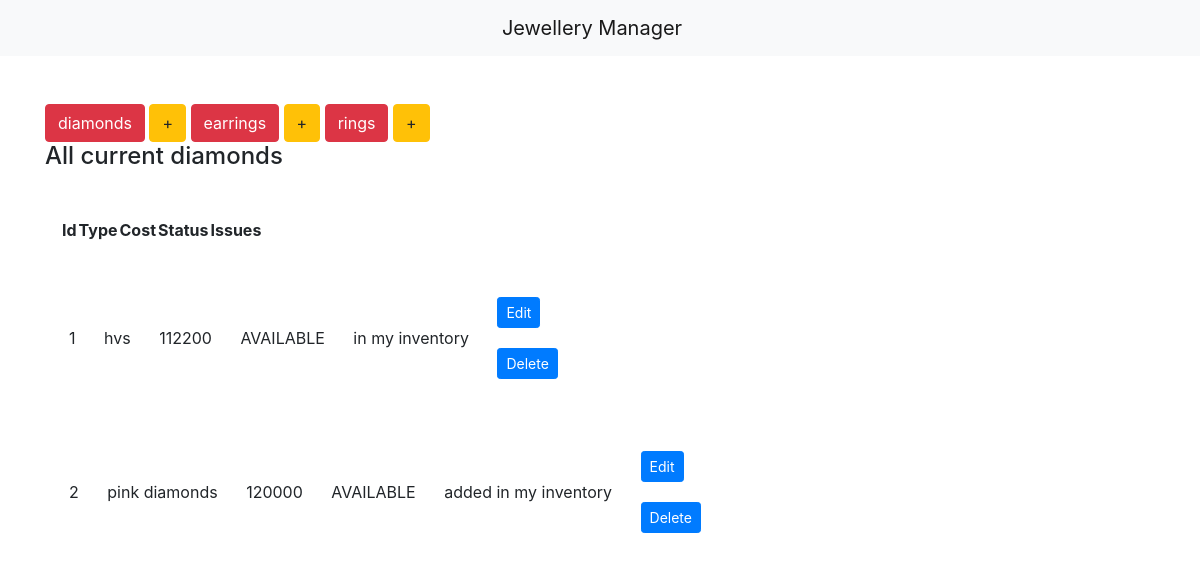
The app's page /display_diamonds, older data.
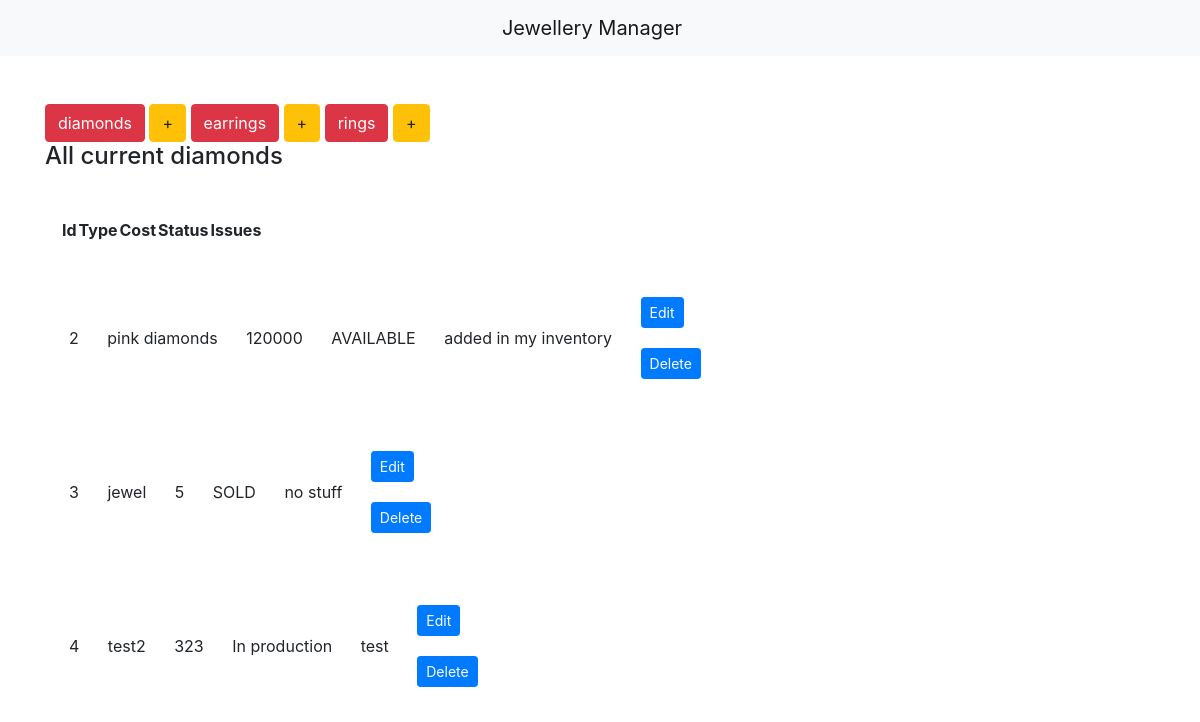
The same page, newer data.
### inventory/models.py (models this page shows)
class jewellery(models.Model):
    type = models.CharField(max_length=100, blank=False)  # name of column
    price = models.IntegerField()
    choice = (('AVAILABLE', 'Item ready to be sold'), ('SOLD',
                                                       'Item sold'), ('In production', 'Item in manufacturing'))  # drop down options
    status = models.CharField(
        max_length=100, choices=choice, default="not available")  # set up drop down options
    issues = models.CharField(max_length=100, default="no stuff")
    class Meta:
        abstract = True

class diamonds(jewellery):
    pass

### inventory/views.py (the view)
# urls.py: url(r'^display_diamonds$', display_diamonds, name='display_diamonds'),
def display_diamonds(request):
    items = diamonds.objects.all()
    context = {
        'items': items,
        'header': 'diamonds'
    }
    return render(request, 'index.html', context)

### inventory/templates/index.html (shortened to what this page needs)
 {%extends 'base.html'%} {%block body%}
<div class="button-group">
    <a href="{% url 'display_diamonds' %}" class="btn btn-danger btn-md" role="button">diamonds</a>
    <a href="{% url 'add_diamonds' %}" class="btn btn-warning btn-md" role="button">+</a>
    <a href="{% url 'display_earrings' %}" class="btn btn-danger btn-md" role="button">earrings</a>
    <a href="{% url 'add_earrings' %}" class="btn btn-warning btn-md" role="button">+</a>
    <a href="{% url 'display_rings' %}" class="btn btn-danger btn-md" role="button">rings</a>
    <a href="{% url 'add_rings' %}" class="btn btn-warning btn-md" role="button">+</a>
</div>
<h4>
    All current {{header}}
</h4>
<table>
    <thead>
        <tr>
            <th>
                Id
            </th>
            <th>
                Type
            </th>
            <th>
                Cost
            </th>
            <th>
                Status
            </th>
            <th>
                Issues
            </th>
        </tr>
        <br>
        <tbody style="flex-direction: row">
            {% for item in items %}
            <tr>
                <td>
                    {{ item.id }}
                </td>
                <td>
                    {{ item.type }}
                </td>
                <td>
                    {{ item.price }}
                </td>
                <td>
                    {{ item.status }}
                </td>
                <td>
                    {{ item.issues }}
                </td>
                {% if header|lower == "diamonds" %}
                <td>
                    <div>
                        <a href="{% url 'edit_diamonds' item.id %}" class="btn btn-primary btn-sm" role="button">Edit</a>
                    </div>
                    <br>
                    <div>
                        <a href="{% url 'delete_diamonds' item.id %}" class="btn btn-primary btn-sm" role="button">Delete</a>
                    </div>
                </td>
                {% endif %}
            </tr>
            {% endfor %}
        </tbody>
    </thead>
</table>
{%endblock%}

Row changes from the older to the newer data that the page shows:
removed diamonds: id "1", type "hvs", price "112200", status "AVAILABLE", issues "in my inventory"
added diamonds: id "3", type "jewel", price "5", status "SOLD", issues "no stuff"
added diamonds: id "4", type "test2", price "323", status "In production", issues "test"
